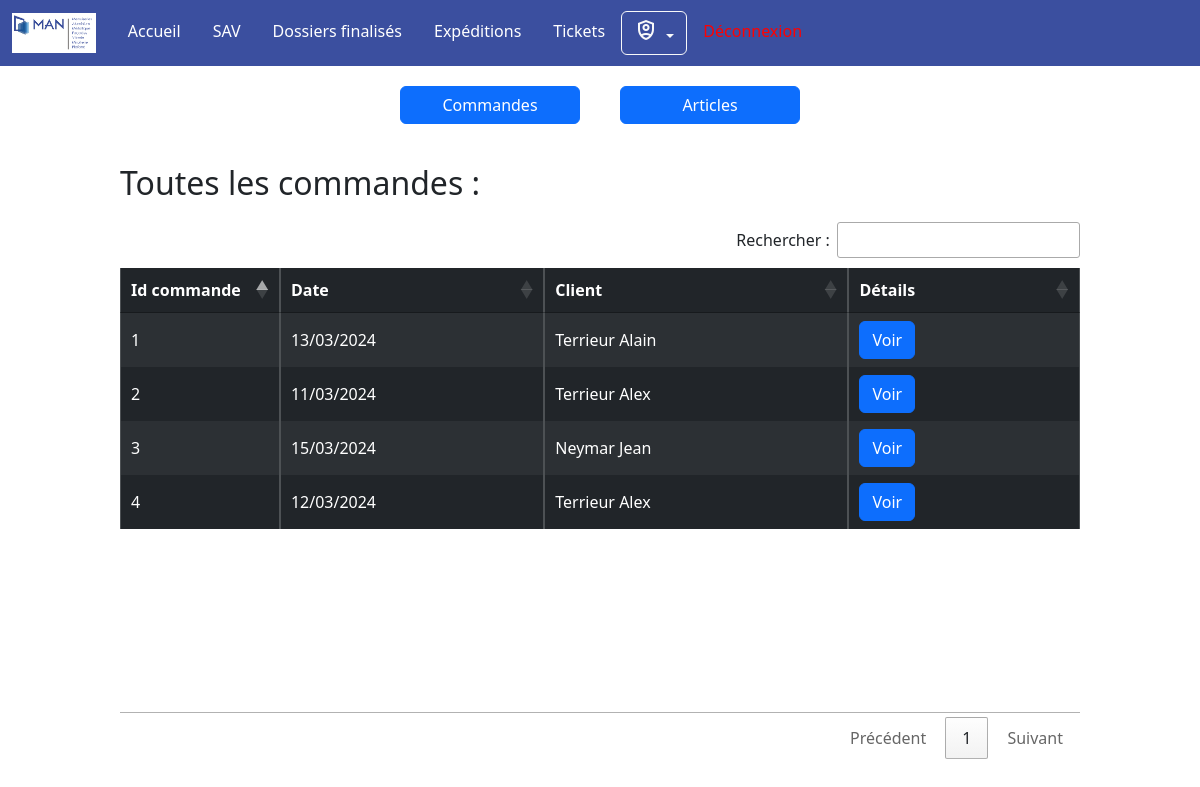
The page /index.php?action=accueil (signed in) on the database its author committed.
### tables this page shows
CREATE TABLE commandes(
   ID_COMMANDE INT AUTO_INCREMENT,
   PRIX_COMMANDE DECIMAL(15,2) NOT NULL,
   STATUT_PAIEMENT VARCHAR(50) NOT NULL,
   STATUT_EXPEDITION VARCHAR(50) NOT NULL,
   DATE_COMMANDE DATE NOT NULL,
   ID_CLIENT INT NOT NULL,
   PRIMARY KEY(ID_COMMANDE),
   FOREIGN KEY(ID_CLIENT) REFERENCES clients(ID_CLIENT)
);

CREATE TABLE clients(
   ID_CLIENT INT AUTO_INCREMENT,
   NOM_CLIENT VARCHAR(50) NOT NULL,
   PRENOM_CLIENT VARCHAR(50) NOT NULL,
   ADRESSE_CLIENT VARCHAR(50) NOT NULL,
   CP_CLIENT INT NOT NULL,
   VILLE_CLIENT VARCHAR(50) NOT NULL,
   TEL_CLIENT VARCHAR(10) NOT NULL,
   PRIMARY KEY(ID_CLIENT)
);

### PHP/modele.php (called while the page is built, shortened)
<?php
    function getListCommandes(){
        $connexion = getBdd();
        $requete = "select ID_COMMANDE as id, DATE_COMMANDE as date, ID_CLIENT as client from commandes";
        $reponse = $connexion->prepare($requete);
        $reponse->execute();
        $resultats = $reponse->fetchAll(PDO::FETCH_ASSOC);
        return $resultats;
    }
    function getNameUser($id){
        $connexion = getBdd();
        $requete = "select NOM_CLIENT as nom, PRENOM_CLIENT as prenom from clients where ID_CLIENT = :id";
        $reponse = $connexion->prepare($requete);
        $reponse->bindValue(":id", htmlspecialchars($id), PDO::PARAM_STR);
        $reponse->execute();
        $resultat = $reponse->fetch(PDO::FETCH_ASSOC);
        return $resultat;
    }
    function getBdd() {
        $bdd = "mysql:host=$host;port=$port;dbname=$bdd;charset=utf8";
        $connexion = new PDO($bdd,$user ,$password, array(PDO::ATTR_ERRMODE => PDO::ERRMODE_EXCEPTION));
        return $connexion;
    }

### Views/view_accueil.php (the view, shortened to what this page needs)
<?php
if (isset($commandes)) {
    ?>
    <h2 id="titre_art">Toutes les commandes :</h2>
    <table id="myTable" class="table table-dark table-striped table-bordered" style="width:100%">
        <thead>
            <tr>
                <th class="col-2">Id commande</th>
                <th>Date</th>
                <th>Client</th>
                <th>Détails</th>
            </tr>
        </thead>
        <tbody>
            <?php
            foreach ($commandes as $command) {
                $client = getNameUser($command["client"]);
                ?>
                <tr>
                    <td>
                        <?php echo $command["id"]; ?>
                    </td>
                    <td>
                        <?php echo date('d/m/Y', strtotime($command["date"])); ?>
                    </td>
                    <td>
                        <?php echo $client["nom"] . " " . $client["prenom"]; ?>
                    </td>
                    <td>
                        <form action="index.php?action=accueil" method="post">
                            <input type="submit" value="Voir" class="btn btn-primary">
                        </form>
                    </td>
                </tr>
                <?php
            }
            ?>
        </tbody>
    </table>
    <?php
}
    ?>

### index.php (shortened to what this page needs)
<?php
require_once("PHP/modele.php");
if (isset($_GET["action"]) && $_GET["action"] == "accueil") {
    if ($_SESSION['TYPE_UTILISATEUR'] == 'Admin'){
        require_once("Views/view_header_admin.php");
    }
    require_once("Views/view_menu_accueil.php");
    if (isset($_POST["action"])) {
        switch ($_POST["action"]) {
            case "liste_commandes":
                $commandes = getListCommandes();
                require("Views/view_accueil.php");
                break;
            case "detail_commande":
                $id = $_POST["id_commande"];
                $commande = getDetailCommandes($id);
                $articles = getArticlesCommande($id);
                require("Views/view_accueil.php");
                break;
            case "articles":
                $listArticles = getListArticles();
                require("Views/view_accueil.php");
                break;
            case "tickets_spec":
                $id = $_POST["id_commande"];
                $tickets_spec = getTicketsSpec($id);
                require_once("Views/view_tickets.php");
                break;
        }
    } else {
        if ($_SESSION['TYPE_UTILISATEUR'] == 'Admin') {
            require_once("Views/view_header_admin.php");
        }
        $commandes = getListCommandes();
        require("Views/view_accueil.php");
    }
}
?>
<?php
require_once("Views/view_footer.php");

### Views/view_header_admin.php (shortened to what this page needs)
<!DOCTYPE html>
<html lang="fr">
<head>
    <link rel="stylesheet" href="CSS/global.css">
    <link rel="stylesheet" href="CSS/accueil.css">
    <link rel="stylesheet" href="CSS/tickets.css" />
    <link href="https://cdn.jsdelivr.net/npm/bootstrap@5.3.3/dist/css/bootstrap.min.css" rel="stylesheet">
    <link rel="stylesheet" href="https://cdn.datatables.net/1.13.7/css/jquery.dataTables.css" />
</head>
<body>
<nav class="navbar navbar-expand-lg" style="background-color: #3b4f9f;">
    <div class="container-fluid">
        <a class="navbar-brand" href="index.php?action=accueil"><img src="IMG/Menuiz Man.png" alt="logo entreprise"></a>
        <div class="collapse navbar-collapse" id="navbarNavAltMarkup">
            <div class="navbar-nav">
            <a class="nav-link mx-2" style="color: white;" aria-current="page" href="index.php?action=accueil">Accueil</a>
                <a class="nav-link mx-2" style="color: white;" href="index.php?action=sav">SAV</a>
                <a class="nav-link mx-2" style="color: white;" href="#">Dossiers finalisés</a>
                <a class="nav-link mx-2" style="color: white;" href="index.php?action=expedition">Expéditions</a>
                <a class="nav-link mx-2" style="color: white;" href="index.php?action=ticket">Tickets</a>
                <div class="dropdown">
                    <a class="btn btn-outline-light dropdown-toggle" href="#" role="button" id="dropdownMenuLink" data-bs-toggle="dropdown" aria-expanded="false">
                        <span class="material-symbols-outlined">
                        </span>
                    </a>
                </div>
                <a class="nav-link mx-2" style="color: red;" href="#" onclick="confirmLogout()">Déconnexion</a>
            </div>
        </div>
    </div>
</nav>

### Views/view_menu_accueil.php (shortened to what this page needs)
<div id="btn_accueil">
    <form action="index.php?action=accueil" method="post">
        <input type="submit" value="Commandes" class="btn btn-primary position_btn">
    </form>
    <form action="index.php?action=accueil" method="post">
        <input type="submit" value="Articles" class="btn btn-primary position_btn">
    </form>
</div>

### Views/view_footer.php (shortened to what this page needs)
</body>
</html>

### CSS/global.css (style rules this page uses)
* { margin: 0; padding: 0; }
img { height: 40px; }
body { font-family: 'calibri', sans-serif; }

### CSS/accueil.css (style rules this page uses)
#btn_accueil { display: inline-flex; width: 100%; justify-content: center; }
.position_btn { margin: 20px; width: 180px; }
#titre_art { margin-left: 10%; margin-top: 20px; }

### rows shown on the page
commandes: ID_COMMANDE "1", DATE_COMMANDE "13/03/2024", ID_CLIENT.NOM_CLIENT "Terrieur", ID_CLIENT.PRENOM_CLIENT "Alain"
commandes: ID_COMMANDE "2", DATE_COMMANDE "11/03/2024", ID_CLIENT.NOM_CLIENT "Terrieur", ID_CLIENT.PRENOM_CLIENT "Alex"
commandes: ID_COMMANDE "3", DATE_COMMANDE "15/03/2024", ID_CLIENT.NOM_CLIENT "Neymar", ID_CLIENT.PRENOM_CLIENT "Jean"
commandes: ID_COMMANDE "4", DATE_COMMANDE "12/03/2024", ID_CLIENT.NOM_CLIENT "Terrieur", ID_CLIENT.PRENOM_CLIENT "Alex"
